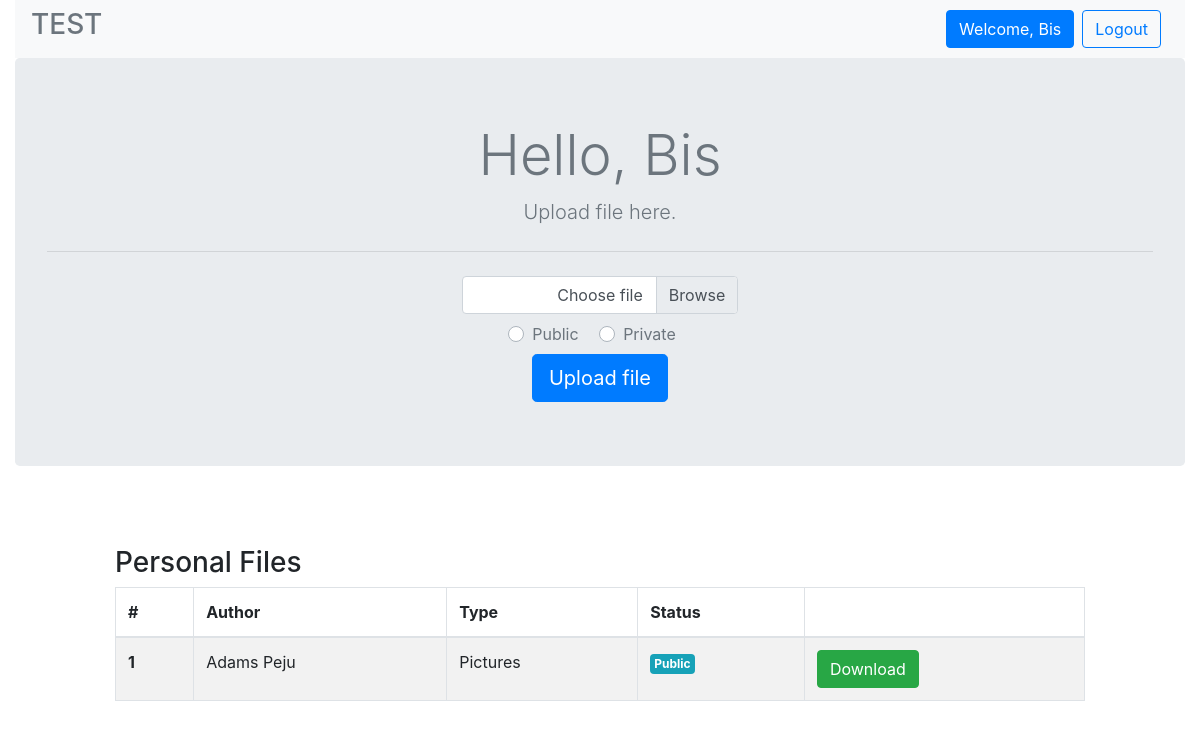
The app's page /profile.php?id=2 (signed in) with its own data.
### tables this page shows
CREATE TABLE `users` (
  `id` bigint(20) UNSIGNED NOT NULL,
  `firstname` varchar(255) NOT NULL,
  `lastname` varchar(255) NOT NULL,
  `email` varchar(255) NOT NULL,
  `pwd` varchar(255) NOT NULL
);

CREATE TABLE `files` (
  `id` bigint(20) UNSIGNED NOT NULL,
  `users_id` bigint(20) UNSIGNED NOT NULL,
  `file_location` varchar(255) NOT NULL,
  `file_type` enum('public','private') NOT NULL DEFAULT 'public',
  `file_format` varchar(50) DEFAULT NULL
);

### utility.php (called while the page is built, shortened)
<?php
class utility
{
	function __construct()
	{
		$this->conn = new Mysqli('localhost','root','','testing');
	}
}
?>

### user.php (called while the page is built, shortened)
<?php
    require("utility.php");
    class User extends utility
    {
        function getDetail($id)
        {
            $sql = "SELECT * FROM users WHERE id = '$id'";
            $result = $this->conn->query($sql);
            if ($result->num_rows > 0) {
                $row = $result->fetch_assoc();
            }
            return $row;
        }
    }
?>

### file.php (called while the page is built, shortened)
<?php
    class File
    {
        protected $conn;
        function __construct()
        {
            $this->conn = new Mysqli('localhost','root','','testing');
        }
        function viewuser($userid)
        {
            $sql = "SELECT users.firstname, users.lastname,files.id, files.file_type,files.file_format, files.file_location FROM files
            INNER JOIN users ON users.id = files.users_id
            WHERE users_id = '$userid' AND files.file_type = 'public'";
            $result = $this->conn->query($sql);
            $items=[];
            if ($result->num_rows > 0) {
                while ($row = $result->fetch_assoc()) {
                    $items[] = $row;
                }
            }
            return $items;
        }
    }
?>

### profile.php (the view, shortened to what this page needs)
<?php
    require ("user.php");
    require ("file.php");
    $obj = new User;
    $res = new File;
    if (isset($_GET['id']) and !isset($_SESSION['user'])) {
        $viewuserfiles = $res->viewuser($_GET['id']);
    }elseif (isset($_GET['id']) and isset($_SESSION['user']) !== isset($_GET['id'])) {
        $viewuserfiles = $res->viewuser($_GET['id']);
    }elseif (isset($_SESSION['user']) || isset($_SESSION['user']) == (isset($_GET['id']))) {
        $personalFiles  = $res->personalFiles($_SESSION['user']);
        $detail = $obj->getDetail($_SESSION['user']);
        if (isset($_GET['id'])) {
            $viewuserfiles = $res->viewuser($_GET['id']);
        }
    } else{
        header("location: index.php");
    }
?>
<!DOCTYPE html>
<html lang="en">
<head>
    <link rel="stylesheet" href="https://cdn.jsdelivr.net/npm/bootstrap@4.5.3/dist/css/bootstrap.min.css"
>
</head>
<body>
    <div class="container-fluid">
        <div class="row">
            <div class="col-12">
                <nav class="navbar navbar-expand-lg navbar-light bg-light">
                    <a class=" h3 text-secondary" href="index.php">TEST</a>
                    <div class="collapse navbar-collapse " id="navbarNav">
                        <ul class="navbar-nav ml-auto">
                            <?php if (isset($_SESSION['user'])) { ?>
                            <li class="nav-item">
                                <a class=" btn btn-primary" href="profile.php">Welcome,
                                    <?php echo ucfirst($detail['firstname']) ?></a>
                            </li>
                            <li class="nav-item mx-2">
                                <a class=" btn btn-outline-primary" href="logout.php">Logout</a>
                            </li>
                            <?php } ?>
                        </ul>
                    </div>
                </nav>
            </div>
            <div class="col-12">
                <div class="jumbotron bg-mute text-secondary text-center">
                    <h1 class="display-4">Hello,
                        <?php if(isset($_SESSION['user'])){ echo ucfirst($detail['firstname']); } else{?>
                        User <?php }?>
                    </h1>
                    <?php if (isset($_SESSION['user'])) {?>
                    <p class="lead">Upload file here.</p>
                    <hr class="my-4">
                    <form action="uploadflow.php" method="post" enctype="multipart/form-data">
                        <div class="form-row ">
                            <div class="col-12">
                                <div class="custom-file w-25">
                                    <label class="custom-file-label" for="customFile">Choose file</label>
                                </div>
                            </div>
                            <div class="col-12 my-2">
                                <div class="custom-control custom-radio custom-control-inline">
                                    <label class="custom-control-label" for="public">Public</label>
                                </div>
                                <div class="custom-control custom-radio custom-control-inline">
                                    <label class="custom-control-label" for="private">Private</label>
                                </div>
                            </div>
                        </div>
                        <button type="submit" class="btn btn-primary btn-lg">Upload file</button>
                    </form>
                    <?php } ?>
                </div>
            </div>
            <div class="col-10 mx-auto">
                <?php if (isset($_GET['id']) and !isset($_SESSION['user'])) {?>
                <?php if (!empty($viewuserfiles)) { ?>
                <h3 class="mt-5">Personal Files</h3>
                <table class="table table-striped table-bordered ">
                    <thead>
                        <tr>
                            <th scope="col">#</th>
                            <th scope="col">Author</th>
                            <th scope="col">Type</th>
                            <th scope="col">Status</th>
                            <th scope="col"></th>
                        </tr>
                    </thead>
                    <tbody>
                        <?php
                        foreach ($viewuserfiles as $key => $viewuserfile) {?>
                        <tr>
                            <th scope="row">1</th>
                            <td><?php echo ucfirst($viewuserfile['firstname'] . ' ' . ucfirst($viewuserfile['lastname'])) ?>
                            </td>
                            <td><?php echo ucfirst($viewuserfile['file_format']) ?></td>
                            <td>
                                <span class="badge badge-info p-1
                                <?php
                                    if ($viewuserfile['file_type'] == 'private') {
                                        echo 'badge-warning';
                                    }else {
                                        echo 'badge-info';
                                    }
                                ?>
                                "><?php echo ucfirst($viewuserfile['file_type']) ?></span>
                            </td>
                            <td>
                                <a href="downloadflow.php?location=<?php echo $viewuserfile["file_location"]?>"
                                    onclick="return confirm('Are you sure?')" class="btn btn-success">Download</a>
                            </td>
                        </tr>
                        <?php } ?>
                    </tbody>
                </table>
                <?php } else{?>
                <div class="alert alert-primary" role="alert">
                    No file available
                </div>
                <?php }}elseif (isset($_GET['id']) and $_SESSION['user'] !== ($_GET['id'])) {?>
                <?php if (!empty($viewuserfiles)) { ?>
                <h3 class="mt-5">Personal Files</h3>
                <table class="table table-striped table-bordered ">
                    <thead>
                        <tr>
                            <th scope="col">#</th>
                            <th scope="col">Author</th>
                            <th scope="col">Type</th>
                            <th scope="col">Status</th>
                            <th scope="col"></th>
                        </tr>
                    </thead>
                    <tbody>
                        <?php
                        foreach ($viewuserfiles as $key => $viewuserfile) {?>
                        <tr>
                            <th scope="row">1</th>
                            <td> <?php echo ucfirst($viewuserfile['firstname'] . ' ' . ucfirst($viewuserfile['lastname'])) ?>
                            </td>
                            <td><?php echo ucfirst($viewuserfile['file_format']) ?></td>
                            <td>
                                <span class="badge badge-info p-1
                                <?php
                                    if ($viewuserfile['file_type'] == 'private') {
                                        echo 'badge-warning';
                                    }else {
                                        echo 'badge-info';
                                    }
                                ?>
                                "><?php echo ucfirst($viewuserfile['file_type']) ?></span>
                            </td>
                            <td>
                                <a href="downloadflow.php?location=<?php echo $viewuserfile["file_location"]?>"
                                    onclick="return confirm('Are you sure?')" class="btn btn-success">Download</a>
                            </td>
                        </tr>
                        <?php } ?>
                    </tbody>
                </table>
                <?php } else{?>
                <div class="alert alert-primary" role="alert">
                    No file available
                </div>
                <?php }}elseif(isset($_SESSION['user']) || $_SESSION['user'] == $_GET['id']){ ?>
                <?php if (!empty($personalFiles)) { ?>
                <h3 class="mt-5">Personal Files</h3>
                <table class="table table-striped table-bordered ">
                    <thead>
                        <tr>
                            <th scope="col">#</th>
                            <th scope="col">Author</th>
                            <th scope="col">Type</th>
                            <th scope="col">Status</th>
                            <th scope="col"></th>
                        </tr>
                    </thead>
                    <tbody>
                        <?php
                        foreach ($personalFiles as $key => $personalFile) {?>
                        <tr>
                            <th scope="row">1</th>
                            <td><?php echo ucfirst($personalFile['firstname'] . ' ' . ucfirst($personalFile['lastname'])) ?>
                            </td>
                            <td><?php echo ucfirst($personalFile['file_format']) ?></td>
                            <td>
                                <span class="badge badge-info p-1
                                <?php
                                    if ($personalFile['file_type'] == 'private') {
                                        echo 'badge-warning';
                                    }else {
                                        echo 'badge-info';
                                    }
                                ?>
                                "><?php echo ucfirst($personalFile['file_type']) ?></span>
                            </td>
                            <td>
                                <a href="downloadflow.php?location=<?php echo $personalFile["file_location"]?>"
                                    onclick="return confirm('Are you sure?')" class="btn btn-success">Download</a>
                                <?php if(isset($_SESSION['user'])) {?>
                                <a href="edit.php?id=<?php echo $personalFile['id']; ?>"
                                    class="btn btn-outline-info">Edit</a>
                                <a href="deleteflow.php?id=<?php echo $personalFile['id'] ?>&location=<?php echo $personalFile["file_location"]?>"
                                    onclick="return confirm('Are you sure?')" class="btn btn-outline-danger">Delete</a>
                                <?php }?>
                            </td>
                        </tr>
                        <?php } ?>
                    </tbody>
                </table>
                <?php } else{?>
                <div class="alert alert-primary" role="alert">
                    No file available
                </div>
                <?php }}?>
            </div>
        </div>
    </div>
</body>
</html>

### records on screen
users: firstname "Bis"
files: users.lastname "Adams Peju", file_format "Pictures", file_type "Public"
